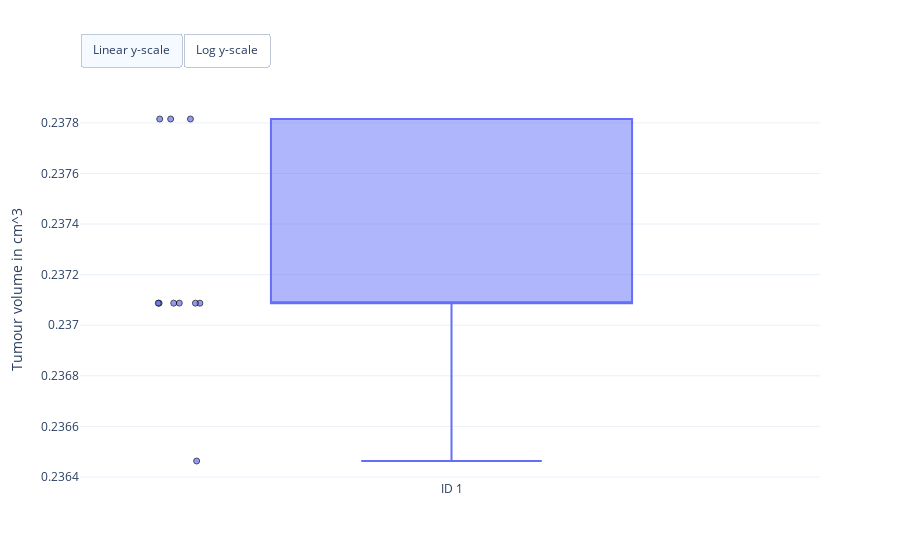
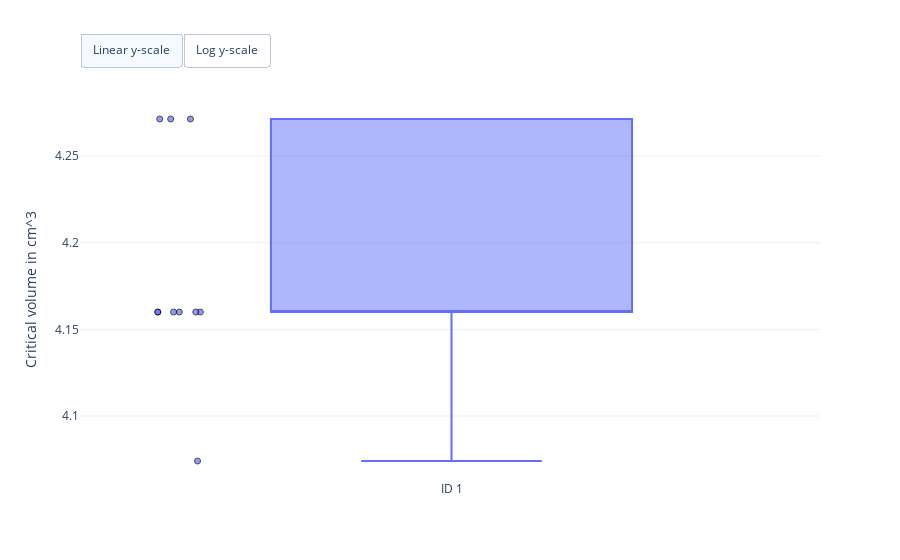
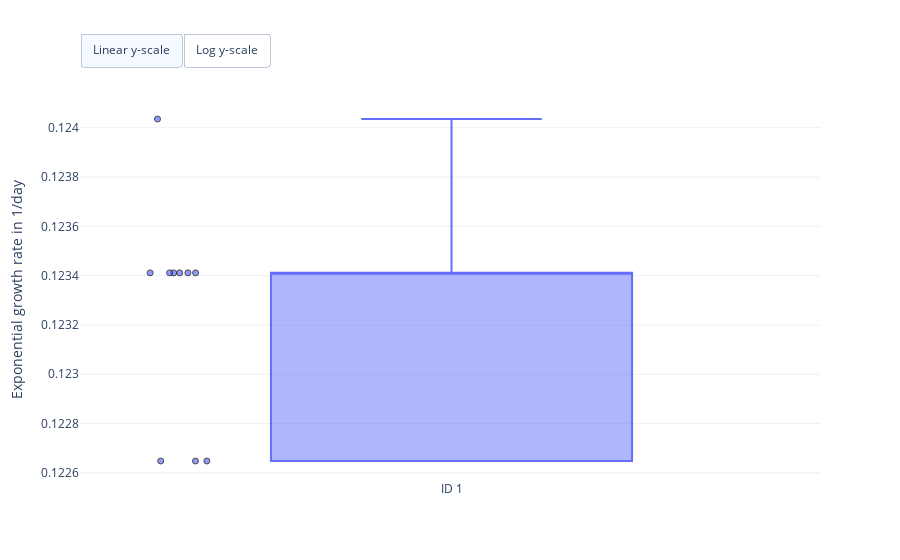
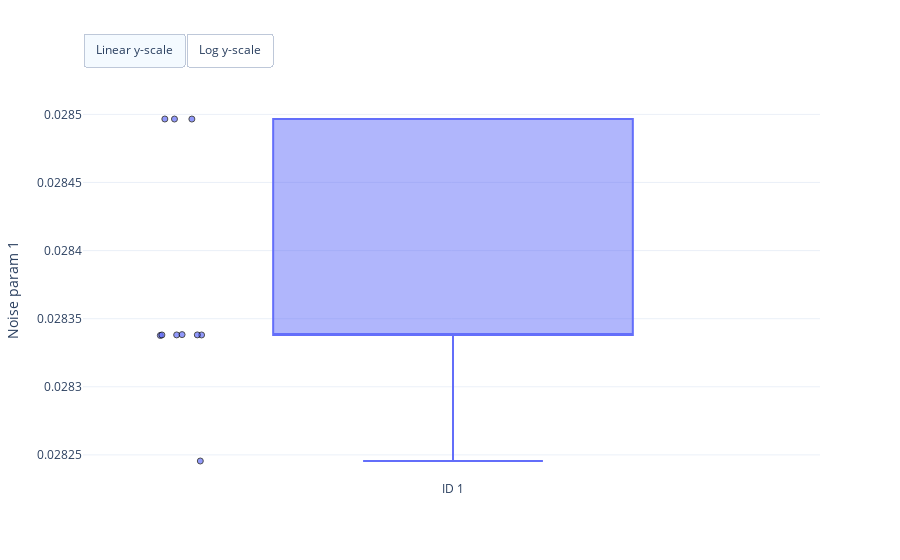

The notebook cell these images were saved under, in order:
### Markdown cell above
### Visualise optimisation results

### Code cell
fig = erlo.plots.ParameterEstimatePlot()
fig.add_data(map_estimates)

fig.show()

### Figure 1 — Plotly figure (JSON) as saved in the notebook; plotly's stock layout.template omitted (floating-point values rounded to 4 significant figures)
{"data": [{"boxpoints": "all", "hovertemplate": "Estimate: %{y:.2f}<br>%{text}", "jitter": 0.2, "line": {"color": "#636EFA"}, "marker": {"color": "#636EFA", "line": {"color": "black", "width": 1}, "opacity": 0.7, "symbol": "circle"}, "name": "ID 1", "pointpos": -1.5, "text": ["Run: 1 <br>Log-posterior score: -3.61", "Run: 2 <br>Log-posterior score: -3.61", "Run: 3 <br>Log-posterior score: -3.61", "Run: 4 <br>Log-posterior score: -3.61", "Run: 5 <br>Log-posterior score: -3.61", "Run: 6 <br>Log-posterior score: -3.61", "Run: 7 <br>Log-posterior score: -3.61", "Run: 8 <br>Log-posterior score: -3.61", "Run: 9 <br>Log-posterior score: -3.61", "Run: 10 <br>Log-posterior score: -3.61"], "type": "box", "visible": true, "y": [0.2378, 0.2371, 0.2365, 0.2378, 0.2371, 0.2371, 0.2371, 0.2371, 0.2371, 0.2378]}], "layout": {"autosize": true, "updatemenus": [{"buttons": [{"args": [{"yaxis.type": "linear"}], "label": "Linear y-scale", "method": "relayout"}, {"args": [{"yaxis.type": "log"}], "label": "Log y-scale", "method": "relayout"}], "direction": "left", "pad": {"r": 0, "t": -10}, "showactive": true, "type": "buttons", "x": 0, "xanchor": "left", "y": 1.15, "yanchor": "top"}], "yaxis": {"title": {"text": "Tumour volume in cm^3"}}}}

### Figure 2 — Plotly figure (JSON) as saved in the notebook; plotly's stock layout.template omitted (floating-point values rounded to 4 significant figures)
{"data": [{"boxpoints": "all", "hovertemplate": "Estimate: %{y:.2f}<br>%{text}", "jitter": 0.2, "line": {"color": "#636EFA"}, "marker": {"color": "#636EFA", "line": {"color": "black", "width": 1}, "opacity": 0.7, "symbol": "circle"}, "name": "ID 1", "pointpos": -1.5, "text": ["Run: 1 <br>Log-posterior score: -3.61", "Run: 2 <br>Log-posterior score: -3.61", "Run: 3 <br>Log-posterior score: -3.61", "Run: 4 <br>Log-posterior score: -3.61", "Run: 5 <br>Log-posterior score: -3.61", "Run: 6 <br>Log-posterior score: -3.61", "Run: 7 <br>Log-posterior score: -3.61", "Run: 8 <br>Log-posterior score: -3.61", "Run: 9 <br>Log-posterior score: -3.61", "Run: 10 <br>Log-posterior score: -3.61"], "type": "box", "visible": true, "y": [4.271, 4.16, 4.074, 4.271, 4.16, 4.16, 4.16, 4.16, 4.16, 4.271]}], "layout": {"autosize": true, "updatemenus": [{"buttons": [{"args": [{"yaxis.type": "linear"}], "label": "Linear y-scale", "method": "relayout"}, {"args": [{"yaxis.type": "log"}], "label": "Log y-scale", "method": "relayout"}], "direction": "left", "pad": {"r": 0, "t": -10}, "showactive": true, "type": "buttons", "x": 0, "xanchor": "left", "y": 1.15, "yanchor": "top"}], "yaxis": {"title": {"text": "Critical volume in cm^3"}}}}

### Figure 3 — Plotly figure (JSON) as saved in the notebook; plotly's stock layout.template omitted (floating-point values rounded to 4 significant figures)
{"data": [{"boxpoints": "all", "hovertemplate": "Estimate: %{y:.2f}<br>%{text}", "jitter": 0.2, "line": {"color": "#636EFA"}, "marker": {"color": "#636EFA", "line": {"color": "black", "width": 1}, "opacity": 0.7, "symbol": "circle"}, "name": "ID 1", "pointpos": -1.5, "text": ["Run: 1 <br>Log-posterior score: -3.61", "Run: 2 <br>Log-posterior score: -3.61", "Run: 3 <br>Log-posterior score: -3.61", "Run: 4 <br>Log-posterior score: -3.61", "Run: 5 <br>Log-posterior score: -3.61", "Run: 6 <br>Log-posterior score: -3.61", "Run: 7 <br>Log-posterior score: -3.61", "Run: 8 <br>Log-posterior score: -3.61", "Run: 9 <br>Log-posterior score: -3.61", "Run: 10 <br>Log-posterior score: -3.61"], "type": "box", "visible": true, "y": [0.1226, 0.1234, 0.124, 0.1226, 0.1234, 0.1234, 0.1234, 0.1234, 0.1234, 0.1226]}], "layout": {"autosize": true, "updatemenus": [{"buttons": [{"args": [{"yaxis.type": "linear"}], "label": "Linear y-scale", "method": "relayout"}, {"args": [{"yaxis.type": "log"}], "label": "Log y-scale", "method": "relayout"}], "direction": "left", "pad": {"r": 0, "t": -10}, "showactive": true, "type": "buttons", "x": 0, "xanchor": "left", "y": 1.15, "yanchor": "top"}], "yaxis": {"title": {"text": "Exponential growth rate in 1/day"}}}}

### Figure 4 — Plotly figure (JSON) as saved in the notebook; plotly's stock layout.template omitted (floating-point values rounded to 4 significant figures)
{"data": [{"boxpoints": "all", "hovertemplate": "Estimate: %{y:.2f}<br>%{text}", "jitter": 0.2, "line": {"color": "#636EFA"}, "marker": {"color": "#636EFA", "line": {"color": "black", "width": 1}, "opacity": 0.7, "symbol": "circle"}, "name": "ID 1", "pointpos": -1.5, "text": ["Run: 1 <br>Log-posterior score: -3.61", "Run: 2 <br>Log-posterior score: -3.61", "Run: 3 <br>Log-posterior score: -3.61", "Run: 4 <br>Log-posterior score: -3.61", "Run: 5 <br>Log-posterior score: -3.61", "Run: 6 <br>Log-posterior score: -3.61", "Run: 7 <br>Log-posterior score: -3.61", "Run: 8 <br>Log-posterior score: -3.61", "Run: 9 <br>Log-posterior score: -3.61", "Run: 10 <br>Log-posterior score: -3.61"], "type": "box", "visible": true, "y": [0.0285, 0.02834, 0.02825, 0.0285, 0.02834, 0.02834, 0.02834, 0.02834, 0.02834, 0.0285]}], "layout": {"autosize": true, "updatemenus": [{"buttons": [{"args": [{"yaxis.type": "linear"}], "label": "Linear y-scale", "method": "relayout"}, {"args": [{"yaxis.type": "log"}], "label": "Log y-scale", "method": "relayout"}], "direction": "left", "pad": {"r": 0, "t": -10}, "showactive": true, "type": "buttons", "x": 0, "xanchor": "left", "y": 1.15, "yanchor": "top"}], "yaxis": {"title": {"text": "Noise param 1"}}}}
